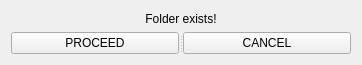
<?xml version="1.0" encoding="UTF-8"?>
<ui version="4.0">
 <class>warning</class>
 <widget class="QWidget" name="warning">
  <property name="geometry">
   <rect>
    <x>0</x>
    <y>0</y>
    <width>362</width>
    <height>65</height>
   </rect>
  </property>
  <property name="windowTitle">
   <string>Warning</string>
  </property>
  <layout class="QVBoxLayout" name="verticalLayout">
   <item>
    <widget class="QLabel" name="lab_warning">
     <property name="text">
      <string>Folder exists!</string>
     </property>
     <property name="alignment">
      <set>Qt::AlignCenter</set>
     </property>
    </widget>
   </item>
   <item>
    <widget class="QSplitter" name="splitter">
     <property name="orientation">
      <enum>Qt::Horizontal</enum>
     </property>
     <widget class="QPushButton" name="btn_proceed">
      <property name="text">
       <string>PROCEED</string>
      </property>
     </widget>
     <widget class="QPushButton" name="btn_cancel">
      <property name="text">
       <string>CANCEL</string>
      </property>
     </widget>
    </widget>
   </item>
  </layout>
 </widget>
 <resources/>
 <connections/>
</ui>
